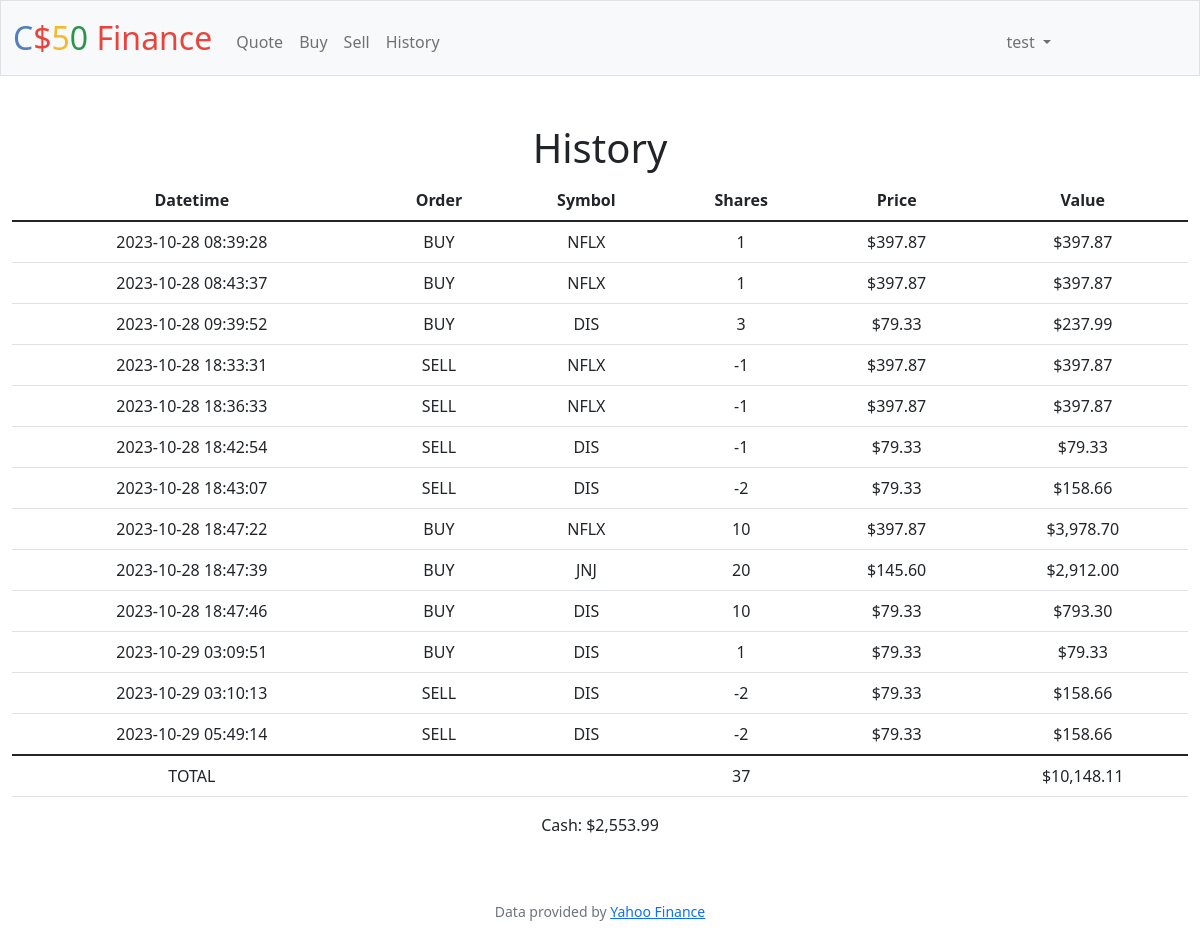
Screenshot of /history (signed in) with the database file from the repository.
### tables this page shows
CREATE TABLE users (id INTEGER PRIMARY KEY AUTOINCREMENT NOT NULL, username TEXT NOT NULL, hash TEXT NOT NULL, cash NUMERIC NOT NULL DEFAULT 10000.00);

CREATE TABLE shares (id INTEGER PRIMARY KEY AUTOINCREMENT NOT NULL, user_id INTEGER, dt DATETIME DEFAULT current_timestamp, symbol TEXT, shares INTEGER, price NUMERIC, cost NUMERIC, FOREIGN KEY (user_id) REFERENCES users(id));

### app.py (the view)
@app.route("/history")
@login_required
def history():
    user_id = session["user_id"]
    user_cash = db.execute("SELECT cash FROM users WHERE id = ?", user_id)[0]["cash"]
    shares = db.execute(
        "SELECT dt, symbol, shares, price, cost FROM shares WHERE user_id = ?", user_id
    )
    total_shares = 0
    total_value = 0
    for share in shares:
        if share["shares"] > 0:
            share["order"] = "BUY"
        else:
            share["order"] = "SELL"
        total_shares += share["shares"]
        total_value += share["cost"]
    return render_template(
        "history.html",
        user_cash=user_cash,
        shares=shares,
        total_shares=total_shares,
        total_value=total_value,
    )

### app.py (called while the page is built)
@app.after_request
def after_request(response):
    response.headers["Cache-Control"] = "no-cache, no-store, must-revalidate"
    response.headers["Expires"] = 0
    response.headers["Pragma"] = "no-cache"
    return response

### helpers.py (called while the page is built)
def login_required(f):
    @wraps(f)
    def decorated_function(*args, **kwargs):
        if session.get("user_id") is None:
            return redirect("/login")
        return f(*args, **kwargs)
    return decorated_function

def usd(value):
    return f"${value:,.2f}"

### templates/history.html (shortened to what this page needs)
{% extends "layout.html" %}
{% block main %}
    <h1>History</h1>
    <table class="table">
        <thead>
            <tr>
                <th>Datetime</th>
                <th>Order</th>
                <th>Symbol</th>
                <th>Shares</th>
                <th>Price</th>
                <th>Value</th>
            </tr>
        </thead>
        <tbody>
            {% for row in shares %}
                <tr>
                    <td>{{ row['dt'] }}</td>
                    <td>{{ row['order'] }}</td>
                    <td>{{ row['symbol'] }}</td>
                    <td>{{ row['shares'] }}</td>
                    <td>{{ row['price'] | usd }}</td>
                    <td>{{ row['cost'] | usd }}</td>
                </tr>
            {% endfor %}
        </tbody>
        <tfoot>
            <tr>
                <td>TOTAL</td>
                <td>&nbsp;</td>
                <td>&nbsp;</td>
                <td>{{ total_shares }}</td>
                <td>&nbsp;</td>
                <td>{{ total_value | usd }}</td>
            </tr>
        </tfoot>
    </table>
    <div class="mb-3"> Cash: {{ user_cash | usd }}</div>
{% endblock %}

### templates/layout.html (shortened to what this page needs)
<!DOCTYPE html>
<html lang="en">
    <head>
        <link href="https://cdn.jsdelivr.net/npm/bootstrap@5.1.3/dist/css/bootstrap.min.css" rel="stylesheet">
        <link href="/static/styles.css" rel="stylesheet">
    </head>
    <body>
        <nav class="bg-light border navbar navbar-expand-md navbar-light">
            <div class="container-fluid">
                <a class="navbar-brand" href="/"><span class="blue">C</span><span class="red">$</span><span class="yellow">5</span><span class="green">0</span> <span class="red">Finance</span></a>
                <div class="collapse navbar-collapse" id="navbar">
                    {% if session["user_id"] %}
                        <ul class="navbar-nav me-auto mt-2">
                            <li class="nav-item"><a class="nav-link" href="/quote">Quote</a></li>
                            <li class="nav-item"><a class="nav-link" href="/buy">Buy</a></li>
                            <li class="nav-item"><a class="nav-link" href="/sell">Sell</a></li>
                            <li class="nav-item"><a class="nav-link" href="/history">History</a></li>
                        </ul>
                        <ul class="navbar-nav ms-auto mt-2">
                            <li class="nav-item dropdown" style="margin-right: 8rem">
                                <a class="nav-link dropdown-toggle" href="#" id="navbarDropdown" role="button" data-bs-toggle="dropdown" aria-expanded="false">
                                  {{ session["username"] }}
                                </a>
                            </li>
                        </ul>
                    {% else %}
                        <ul class="navbar-nav ms-auto mt-2">
                            <li class="nav-item"><a class="nav-link" href="/register">Register</a></li>
                            <li class="nav-item"><a class="nav-link" href="/login">Log In</a></li>
                        </ul>
                    {% endif %}
                </div>
            </div>
        </nav>
        <main class="container-fluid py-5 text-center">
            {% block main %}{% endblock %}
        </main>
        <footer class="mb-5 small text-center text-muted">
            Data provided by <a href="https://finance.yahoo.com/">Yahoo Finance</a>
        </footer>
    </body>
</html>

### static/styles.css (style rules this page uses)
nav .navbar-brand { font-size: xx-large; }
nav .navbar-brand .blue { color: #537fbe; }
nav .navbar-brand .red { color: #ea433b; }
nav .navbar-brand .yellow { color: #f5b82e; }
nav .navbar-brand .green { color: #2e944b; }

### rows the page displays
users: username "test", cash "$2,553.99"
shares: dt "2023-10-28 08:39:28", order "BUY", symbol "NFLX", shares "1", price "$397.87", cost "$397.87"
shares: dt "2023-10-28 08:43:37", order "BUY", symbol "NFLX", shares "1", price "$397.87", cost "$397.87"
shares: dt "2023-10-28 09:39:52", order "BUY", symbol "DIS", shares "3", price "$79.33", cost "$237.99"
shares: dt "2023-10-28 18:33:31", order "SELL", symbol "NFLX", shares "-1", price "$397.87", cost "$397.87"
shares: dt "2023-10-28 18:36:33", order "SELL", symbol "NFLX", shares "-1", price "$397.87", cost "$397.87"
shares: dt "2023-10-28 18:42:54", order "SELL", symbol "DIS", shares "-1", price "$79.33", cost "$79.33"
shares: dt "2023-10-28 18:43:07", order "SELL", symbol "DIS", shares "-2", price "$79.33", cost "$158.66"
shares: dt "2023-10-28 18:47:22", order "BUY", symbol "NFLX", shares "10", price "$397.87", cost "$3,978.70"
shares: dt "2023-10-28 18:47:39", order "BUY", symbol "JNJ", shares "20", price "$145.60", cost "$2,912.00"
shares: dt "2023-10-28 18:47:46", order "BUY", symbol "DIS", shares "10", price "$79.33", cost "$793.30"
shares: dt "2023-10-29 03:09:51", order "BUY", symbol "DIS", shares "1", price "$79.33", cost "$79.33"
shares: dt "2023-10-29 03:10:13", order "SELL", symbol "DIS", shares "-2", price "$79.33", cost "$158.66"
shares: dt "2023-10-29 05:49:14", order "SELL", symbol "DIS", shares "-2", price "$79.33", cost "$158.66"

### other values shown
{{ total_shares }} "37"
{{ total_value | usd }} "$10,148.11"
